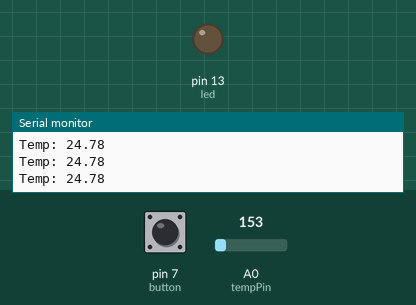
Simulated run of this sketch. Board: Arduino Uno, built with avr-gcc and run on an emulated ATmega328P. Parts: output pins drawn as LEDs (lit = HIGH), the last lines printed to the serial monitor. The test bench sets the inputs (shaded band); at power-on: A0 (tempPin) = 153, pin 7 (button) HIGH.

Above: at 1.3 s.
1.4 s: A0 (tempPin) set to 179
At 2.7 s:
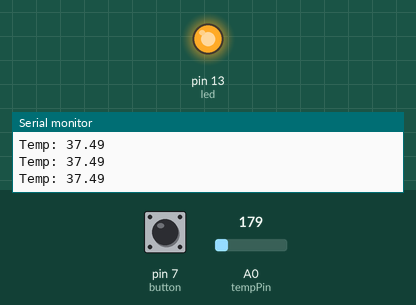
3.0 s: A0 (tempPin) set to 133
At 3.9 s:
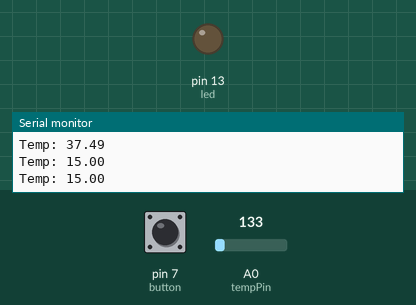
4.5 s: A0 (tempPin) set to 165
At 5.1 s:
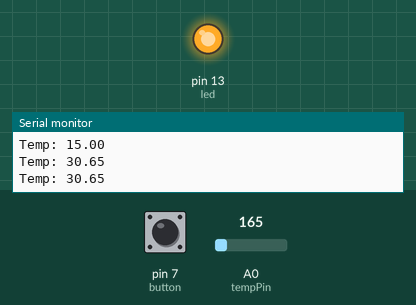
Timing chart, 0 to 7.5 s (numbered marks = the images above; inputs shaded):
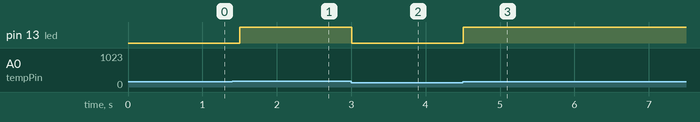

Measured:
- the behaviour switches between 163 and 164 on A0 (tempPin) (found by bisection; images 0 and 1)
- after the input at 1.4 s, pin 13 (led): LOW → HIGH after 0.10 s
- after the input at 3.0 s, pin 13 (led): HIGH → LOW at once
- after the input at 4.5 s, pin 13 (led): LOW → HIGH at once

The sketch:

smart_home_automation_using_arduino1.ino
```cpp
int tempPin = A0;
int led = 13;
int button = 7;

void setup() {
  Serial.begin(9600);
  pinMode(led, OUTPUT);
  pinMode(button, INPUT_PULLUP);
}

void loop() {
  int value = analogRead(tempPin);
  float voltage = value * (5.0 / 1023.0);
  float temp = (voltage - 0.5) * 100;

  Serial.print("Temp: ");
  Serial.println(temp);   // 🔥 IMPORTANT

  int buttonstate = digitalRead(button);

  if (temp > 30 || buttonstate == LOW) {
    digitalWrite(led, HIGH);
  } else {
    digitalWrite(led, LOW);
  }

  delay(500);
}
```
